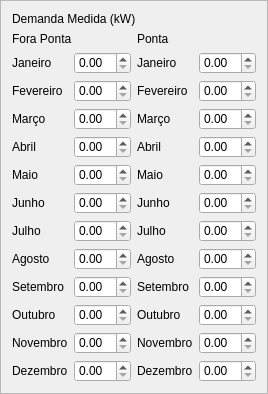
                  <widget class="QFrame" name="frame_14">
                   <property name="styleSheet">
                    <string notr="true">#frame_16, #frame_15 QLabel {
   /* background-color: #FFFFFF;*/
    qproperty-alignment: AlignLeft;
	color: #3d8ec9;
	font: 77 14px &quot;Verdana&quot;;
}</string>
                   </property>
                   <property name="frameShape">
                    <enum>QFrame::StyledPanel</enum>
                   </property>
                   <property name="frameShadow">
                    <enum>QFrame::Raised</enum>
                   </property>
                   <layout class="QGridLayout" name="gridLayout_14">
                    <item row="0" column="0" colspan="4">
                     <widget class="QLabel" name="label_15">
                      <property name="styleSheet">
                       <string notr="true">#frame_16, #frame_15 QLabel {
   /* background-color: #FFFFFF;*/
    qproperty-alignment: AlignCenter;
	color: #3d8ec9;
	font: 77 20px &quot;Verdana&quot;;
}</string>
                      </property>
                      <property name="text">
                       <string>Demanda Medida (kW)</string>
                      </property>
                     </widget>
                    </item>
                    <item row="1" column="0" colspan="2">
                     <widget class="QLabel" name="label_60">
                      <property name="styleSheet">
                       <string notr="true">#frame_16, #frame_15 QLabel {
   /* background-color: #FFFFFF;*/
    qproperty-alignment: AlignCenter;
	color: #3d8ec9;
	font: 77 16px &quot;Verdana&quot;;
}</string>
                      </property>
                      <property name="text">
                       <string>Fora Ponta</string>
                      </property>
                     </widget>
                    </item>
                    <item row="1" column="2" colspan="2">
                     <widget class="QLabel" name="label_61">
                      <property name="styleSheet">
                       <string notr="true">#frame_16, #frame_15 QLabel {
   /* background-color: #FFFFFF;*/
    qproperty-alignment: AlignCenter;
	color: #3d8ec9;
	font: 77 16px &quot;Verdana&quot;;
}</string>
                      </property>
                      <property name="text">
                       <string>Ponta</string>
                      </property>
                     </widget>
                    </item>
                    <item row="2" column="0">
                     <widget class="QLabel" name="label_63">
                      <property name="text">
                       <string>Janeiro</string>
                      </property>
                     </widget>
                    </item>
                    <item row="2" column="1">
                     <widget class="QDoubleSpinBox" name="doubleSpinBox"/>
                    </item>
                    <item row="2" column="2">
                     <widget class="QLabel" name="label_79">
                      <property name="text">
                       <string>Janeiro</string>
                      </property>
                     </widget>
                    </item>
                    <item row="2" column="3">
                     <widget class="QDoubleSpinBox" name="doubleSpinBox_30"/>
                    </item>
                    <item row="3" column="0">
                     <widget class="QLabel" name="label_64">
                      <property name="text">
                       <string>Fevereiro</string>
                      </property>
                     </widget>
                    </item>
                    <item row="3" column="1">
                     <widget class="QDoubleSpinBox" name="doubleSpinBox_2"/>
                    </item>
                    <item row="3" column="2">
                     <widget class="QLabel" name="label_84">
                      <property name="text">
                       <string>Fevereiro</string>
                      </property>
                     </widget>
                    </item>
                    <item row="3" column="3">
                     <widget class="QDoubleSpinBox" name="doubleSpinBox_29"/>
                    </item>
                    <item row="4" column="0">
                     <widget class="QLabel" name="label_66">
                      <property name="text">
                       <string>Março</string>
                      </property>
                     </widget>
                    </item>
                    <item row="4" column="1">
                     <widget class="QDoubleSpinBox" name="doubleSpinBox_3"/>
                    </item>
                    <item row="4" column="2">
                     <widget class="QLabel" name="label_81">
                      <property name="text">
                       <string>Março</string>
                      </property>
                     </widget>
                    </item>
                    <item row="4" column="3">
                     <widget class="QDoubleSpinBox" name="doubleSpinBox_22"/>
                    </item>
                    <item row="5" column="0">
                     <widget class="QLabel" name="label_65">
                      <property name="text">
                       <string>Abril</string>
                      </property>
                     </widget>
                    </item>
                    <item row="5" column="1">
                     <widget class="QDoubleSpinBox" name="doubleSpinBox_4"/>
                    </item>
                    <item row="5" column="2">
                     <widget class="QLabel" name="label_86">
                      <property name="text">
                       <string>Abril</string>
                      </property>
                     </widget>
                    </item>
                    <item row="5" column="3">
                     <widget class="QDoubleSpinBox" name="doubleSpinBox_37"/>
                    </item>
                    <item row="6" column="0">
                     <widget class="QLabel" name="label_68">
                      <property name="text">
                       <string>Maio</string>
                      </property>
                     </widget>
                    </item>
                    <item row="6" column="1">
                     <widget class="QDoubleSpinBox" name="doubleSpinBox_5"/>
                    </item>
                    <item row="6" column="2">
                     <widget class="QLabel" name="label_85">
                      <property name="text">
                       <string>Maio</string>
                      </property>
                     </widget>
                    </item>
                    <item row="6" column="3">
                     <widget class="QDoubleSpinBox" name="doubleSpinBox_34"/>
                    </item>
                    <item row="7" column="0">
                     <widget class="QLabel" name="label_67">
                      <property name="text">
                       <string>Junho</string>
                      </property>
                     </widget>
                    </item>
                    <item row="7" column="1">
                     <widget class="QDoubleSpinBox" name="doubleSpinBox_17"/>
                    </item>
                    <item row="7" column="2">
                     <widget class="QLabel" name="label_90">
                      <property name="text">
                       <string>Junho</string>
                      </property>
                     </widget>
                    </item>
                    <item row="7" column="3">
                     <widget class="QDoubleSpinBox" name="doubleSpinBox_28"/>
                    </item>
                    <item row="8" column="0">
                     <widget class="QLabel" name="label_74">
                      <property name="text">
                       <string>Julho</string>
                      </property>
                     </widget>
                    </item>
                    <item row="8" column="1">
                     <widget class="QDoubleSpinBox" name="doubleSpinBox_15"/>
                    </item>
                    <item row="8" column="2">
                     <widget class="QLabel" name="label_80">
                      <property name="text">
                       <string>Julho</string>
                      </property>
                     </widget>
                    </item>
                    <item row="8" column="3">
                     <widget class="QDoubleSpinBox" name="doubleSpinBox_36"/>
                    </item>
                    <item row="9" column="0">
                     <widget class="QLabel" name="label_73">
                      <property name="text">
                       <string>Agosto</string>
                      </property>
                     </widget>
                    </item>
                    <item row="9" column="1">
                     <widget class="QDoubleSpinBox" name="doubleSpinBox_6"/>
                    </item>
                    <item row="9" column="2">
                     <widget class="QLabel" name="label_87">
                      <property name="text">
                       <string>Agosto</string>
                      </property>
                     </widget>
                    </item>
                    <item row="9" column="3">
                     <widget class="QDoubleSpinBox" name="doubleSpinBox_31"/>
                    </item>
                    <item row="10" column="0">
                     <widget class="QLabel" name="label_76">
                      <property name="text">
                       <string>Setembro</string>
                      </property>
                     </widget>
                    </item>
                    <item row="10" column="1">
                     <widget class="QDoubleSpinBox" name="doubleSpinBox_13"/>
                    </item>
                    <item row="10" column="2">
                     <widget class="QLabel" name="label_88">
                      <property name="text">
                       <string>Setembro</string>
                      </property>
                     </widget>
                    </item>
                    <item row="10" column="3">
                     <widget class="QDoubleSpinBox" name="doubleSpinBox_35"/>
                    </item>
                    <item row="11" column="0">
                     <widget class="QLabel" name="label_75">
                      <property name="text">
                       <string>Outubro</string>
                      </property>
                     </widget>
                    </item>
                    <item row="11" column="1">
                     <widget class="QDoubleSpinBox" name="doubleSpinBox_7"/>
                    </item>
                    <item row="11" column="2">
                     <widget class="QLabel" name="label_89">
                      <property name="text">
                       <string>Outubro</string>
                      </property>
                     </widget>
                    </item>
                    <item row="11" column="3">
                     <widget class="QDoubleSpinBox" name="doubleSpinBox_33"/>
                    </item>
                    <item row="12" column="0">
                     <widget class="QLabel" name="label_78">
                      <property name="text">
                       <string>Novembro</string>
                      </property>
                     </widget>
                    </item>
                    <item row="12" column="1">
                     <widget class="QDoubleSpinBox" name="doubleSpinBox_20"/>
                    </item>
                    <item row="12" column="2">
                     <widget class="QLabel" name="label_83">
                      <property name="text">
                       <string>Novembro</string>
                      </property>
                     </widget>
                    </item>
                    <item row="12" column="3">
                     <widget class="QDoubleSpinBox" name="doubleSpinBox_21"/>
                    </item>
                    <item row="13" column="0">
                     <widget class="QLabel" name="label_77">
                      <property name="text">
                       <string>Dezembro</string>
                      </property>
                     </widget>
                    </item>
                    <item row="13" column="1">
                     <widget class="QDoubleSpinBox" name="doubleSpinBox_19"/>
                    </item>
                    <item row="13" column="2">
                     <widget class="QLabel" name="label_82">
                      <property name="text">
                       <string>Dezembro</string>
                      </property>
                     </widget>
                    </item>
                    <item row="13" column="3">
                     <widget class="QDoubleSpinBox" name="doubleSpinBox_32"/>
                    </item>
                   </layout>
                  </widget>
